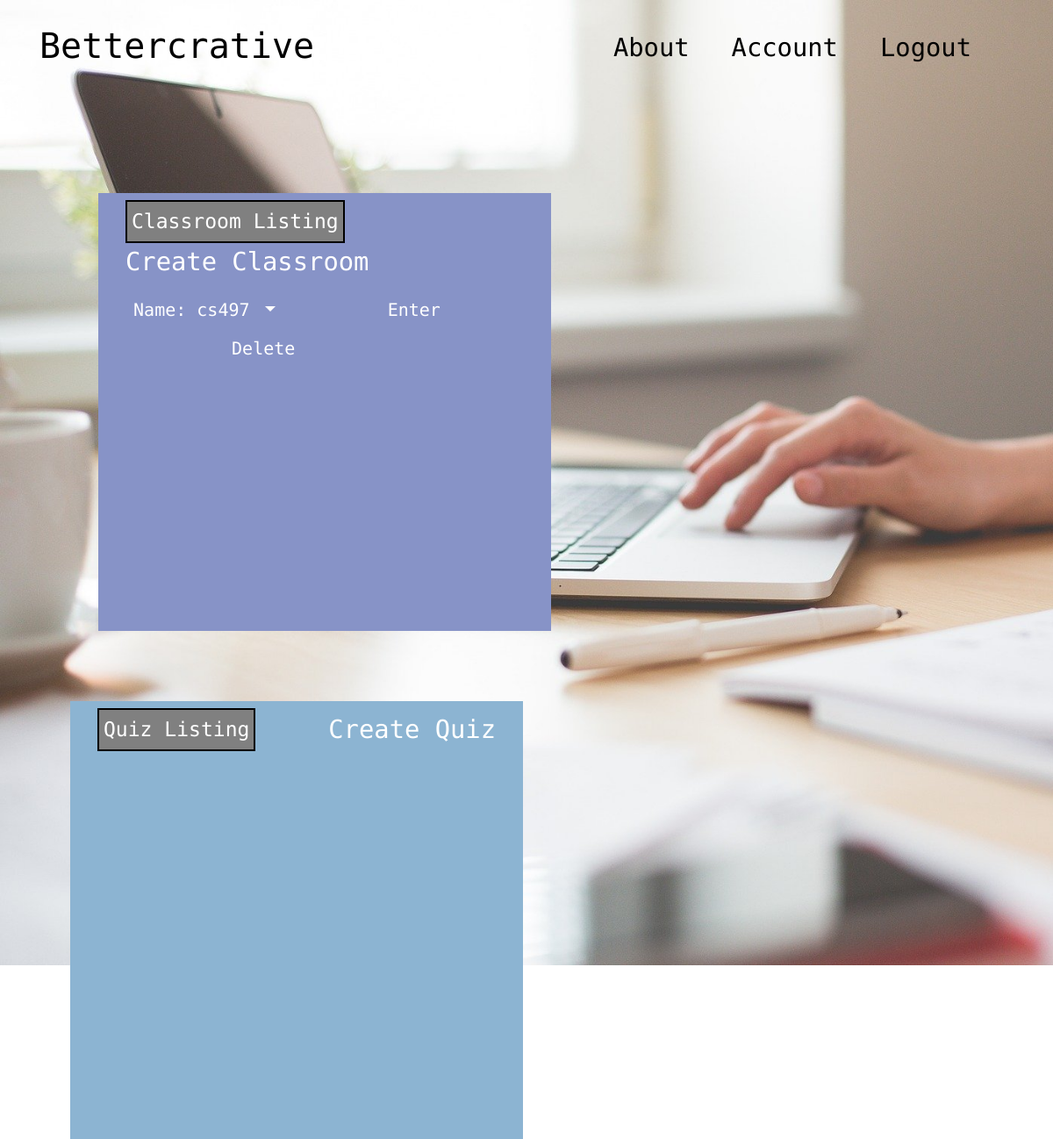
Page /account (signed in) on the earlier database version.
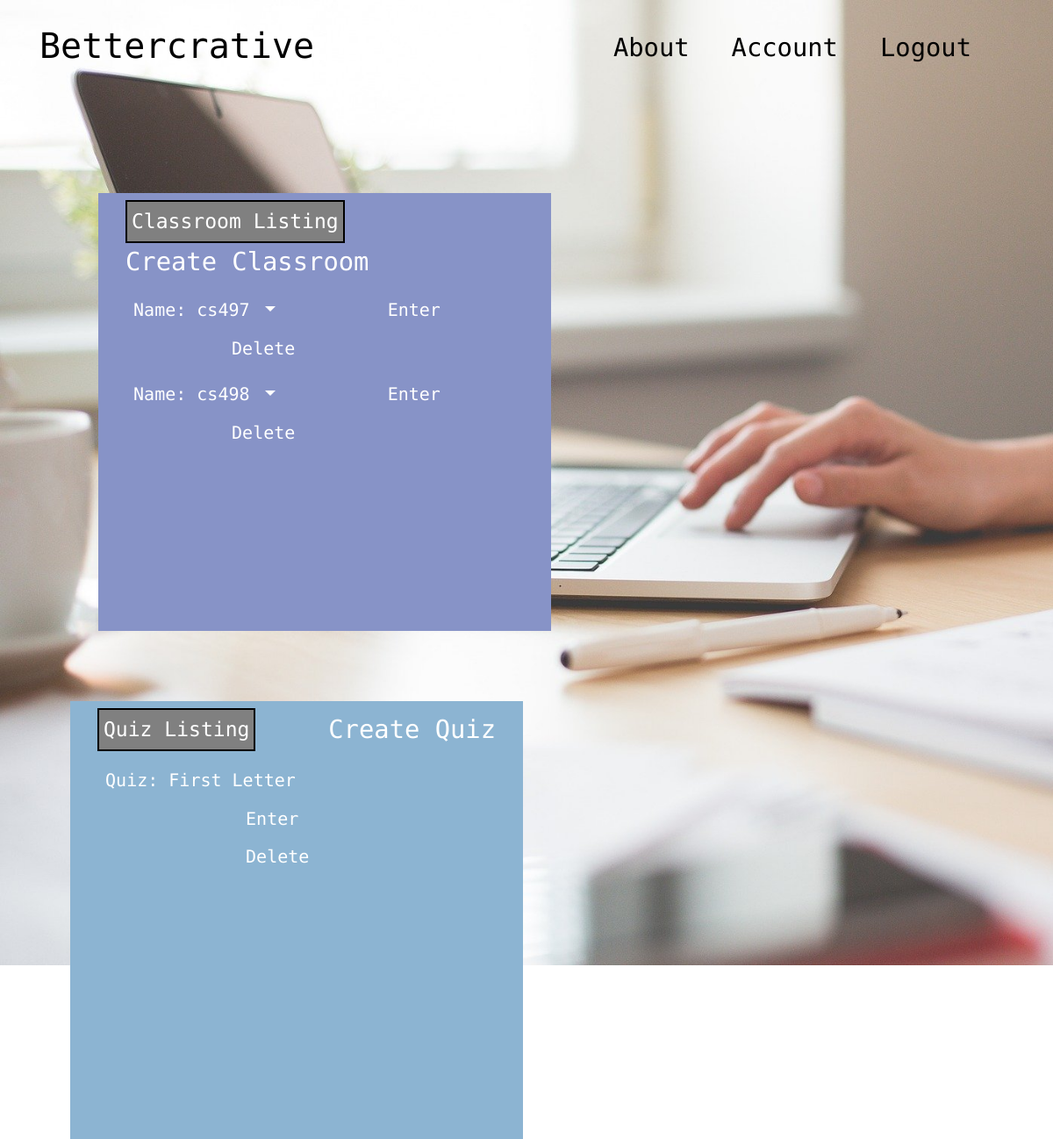
Same page on the later database version.
### bettercrative/models.py (models this page shows, shortened)
class Classroom(db.Model):
    id = db.Column(db.Integer, primary_key=True)
    name = db.Column(db.String(20), unique=True, nullable=False)
    date_created = db.Column(db.Date, nullable=False, default=datetime.utcnow)
    user_id = db.Column(db.Integer, db.ForeignKey('user.id'), nullable=False)
    added_quizzes = db.relationship('Quiz', backref='classroom_host', cascade="all, delete, delete-orphan")

class Quiz(db.Model):
    id = db.Column(db.Integer, primary_key=True)
    name = db.Column(db.String(50), nullable=False)
    question_content = db.Column(db.String, nullable=False)
    question_answers = db.relationship('Answer', backref='quiz', lazy=True, collection_class=list,
                                       cascade="all, delete, delete-orphan")
    date_created = db.Column(db.Date, nullable=False, default=datetime.today())
    user_id = db.Column(db.Integer, db.ForeignKey('user.id'), nullable=False)
    classroom_host_id = db.Column(db.Integer, db.ForeignKey('classroom.id'), nullable=True)
    active = db.Column(db.Boolean, nullable=True)

### bettercrative/users/routes.py (the view)
@users.route("/account", methods=['GET', 'POST'])
@login_required
def account():
    form = UpdateAccountForm()
    if form.validate_on_submit():
        if form.picture.data:
            picture_file = save_picture(form.picture.data)
            current_user.image_file = picture_file
        current_user.username = form.username.data
        current_user.email = form.email.data
        db.session.commit()
        flash(u'Your account has been updated!', 'success')
        return redirect(url_for('users.account'))
    elif request.method == 'GET':
        form.username.data = current_user.username
        form.email.data = current_user.email
    image_file = url_for('static', filename='profile_pics/' + current_user.image_file)
    return render_template('account.html', title='Account',
                           image_file=image_file, form=form)

### bettercrative/models.py (called while the page is built)
@login_manager.user_loader
def load_user(id):
    return User.query.get(int(id))

### bettercrative/templates/account.html (shortened to what this page needs)
{% extends "layout.html" %}
{% block content %}
<div class="col classroomcolumn">
    <nav class="navbar">
        <div class="titlebar">
            Classroom Listing
        </div>
        <a class="btn-large sideClick" href="{{ url_for('classrooms.new_classroom') }}">
            Create Classroom
        </a>
        {% for classroom in current_user.classrooms %}
            <div class="row classroom_element">
                <div class="dropdown show">
                    <a aria-expanded="false" aria-haspopup="true" class="navbar-brand dropdown-toggle"
                    data-toggle="dropdown" id="dropdownMenuLink" role="button">
                        Name: {{ classroom.name }}
                    </a>
                </div>
                <div class="edit_class">
                    <a class="btn-lg" href="{{url_for('classrooms.classroom', id=classroom.id )}}">
                        Enter
                    </a>
                </div>
                <div class="delete_class">
                    <a href="{{ url_for('users.delete_classroom', id=classroom.id) }}" class="btn-lg">
                        Delete
                    </a>
                </div>
            </div>
        {% endfor %}
    </nav>
</div>
<div class = "col quizroomcolumn">
    <nav class= "navbar">
        <div class="titlebar">
            Quiz Listing
        </div>
        <a class="btn-large sideClick" href="{{ url_for('quizzes.new_quiz') }}">
            Create Quiz
        </a>
        {% for quiz in current_user.quizzes %}
            <div class = "row quiz_element">
                <div class ="dropdown show">
                    <a class = "navbar-brand">
                        Quiz: {{ quiz.name }}
                    </a>
                </div>
                <div class ="enter_quiz">
                    <a href = "{{ url_for('quizzes.quiz', id = quiz.id)}}" class = "btn-lg">
                        Enter
                    </a>
                </div>
                <div class ="delete_quiz">
                    <a class= "btn-lg" href = " {{url_for('users.delete_quiz', id = quiz.id) }}">
                        Delete
                    </a>
                </div>
            </div>
        {% endfor %}
    </nav>
</div>
{% endblock %}

### bettercrative/templates/layout.html (shortened to what this page needs)
<!DOCTYPE html>
<html lang="en">
<head>
    <link href="https://stackpath.bootstrapcdn.com/bootstrap/4.4.1/css/bootstrap.min.css"
 rel="stylesheet">
    <link href="../static/vendor/fontawesome-free/css/all.min.css" rel="stylesheet" type="text/css">
    <link href="/static/main.css" rel="stylesheet" type="text/css">
</head>
<body id="page-top">
<div class="transparent-background">
    <section class="nav-section">
        <header>
            <nav class="nav">
                <div class="container">
                    <div class="logo">
                        <a href="{{ url_for('main.home') }}">Bettercrative</a>
                    </div>
                    <div class="listofcontents" id="navlistcontents">
                        <ul class="navlinks">
                            {% if current_user.is_authenticated %}
                            <li><a href="{{ url_for('main.about') }}"> About </a></li>
                            <li><a href="{{ url_for('users.account') }}"> Account </a></li>
                            <li><a href="{{ url_for('users.logout') }}"> Logout </a></li>
                            {% else %}
                            <li><a href="{{ url_for('classrooms.enter_classroom') }}"> Enter Classroom </a></li>
                            <li><a href="{{ url_for('users.login') }}"> Login </a></li>
                            <li><a href="{{ url_for('users.register') }}"> Register </a></li>
                            <li><a href="{{ url_for('main.about') }}"> About </a></li>
                            </li>
                            {% endif %}
                        </ul>
                    </div>
                </div>
            </nav>
        </header>
    </section>
    <section class="home-section">
        {% block content %}
        {% endblock %}
    </section>
</div>
</body>
</html>

### bettercrative/static/main.css (style rules this page uses)
body { background-attachment: fixed; font-family: 'Open Sans Condensed'; font-size: 180%; }
* { box-sizing: border-box; }
section { opacity: 100%; }
body:after { content: ' '; display: block; position: absolute; left: 0; top: 0; z-index: -1; width: 100%; height: 100%; }
.nav { z-index: 3; width: 100%; height: 65px; position: fixed; line-height: 65px; text-align: center; }
.nav div.logo { float: left; width: auto; height: auto; }
.nav div.logo a { text-decoration: none; color: black; font-size: 2.5rem; font-family: 'Source Code Pro', monospace; }
.nav div.listofcontents { height:65px; float:right; }
.nav div.listofcontents a { text-decoration: none; color: black; font-family: 'Source Code Pro', monospace; }
.nav div.listofcontents ul { width: 100%; height: 65px; display: flex; list-style: none; margin: 0; padding: 0; }
.nav div.listofcontents li { width: auto; height: 65px; padding: 0; padding-right:3rem; }
.nav { padding-top: 20px; padding-bottom: 20px; -webkit-transform: all 0.4s ease; transition: all 0.4s ease; }
.nav-section { width: 100%; height:100px; }
.transparent-background { background-image: url("../static/images/laptopmono.jpg"); background-size: cover; }
.home-section { width: 100%; padding-top: 40px; height: 1000px; }
div.quizroomcolumn { width:43%; background-color:#8cb4d2; float:left; margin-top: 5rem; margin-left:5rem; height:52%; }
.classroomcolumn { background-color:#8793c7; height:52%; width:43%; float:left; margin-left:7rem; margin-top: 5rem; }
div.row.quiz_element { font-family: 'Source Code Pro'; }
div.row.classroom_element { font-family: 'Source Code Pro'; }
.quiz_element { margin-top: 2%; margin-left: 2%; }
.classroom_element { margin-top:2%; margin-left:2%; }
div.quizroomcolumn nav.navbar div.dropdown.show a { text-decoration: none; color:white; }
div.dropdown a { color: white; text-decoration: none; }
div.dropdown.show a { color: white; }
.edit_class a { color: white; text-decoration: none; }
.delete_class a { color: white; text-decoration: none; }
.enter_quiz { margin-left: 3rem; }
.delete_quiz { margin-left: 3rem; }
div.enter_quiz a { color: white; text-decoration: none; }
div.delete_quiz a { color:white; text-decoration:none; }
.titlebar { border-style: solid; border-width:2px; border-color:black; background-color:grey; padding:5px; font-family: "Source Code Pro"; font-size:80%; color:white; }
div.col.classroomcolumn a { text-decoration: none; font-family: 'Source Code Pro'; color: white; }
div.enter_quiz a.btn-lg { margin-left: 6rem; }
div.delete_quiz a.btn-lg { margin-left: 6rem; }
div.edit_class a.btn-lg { margin-left: 6rem; }
div.delete_class a.btn-lg { margin-left: 6rem; }
div.col.quizroomcolumn a { text-decoration: none; font-family: 'Source Code Pro'; color: white; }

Differences in the rows shown:
added Classroom: name "cs498"
added Quiz: name "First Letter"
